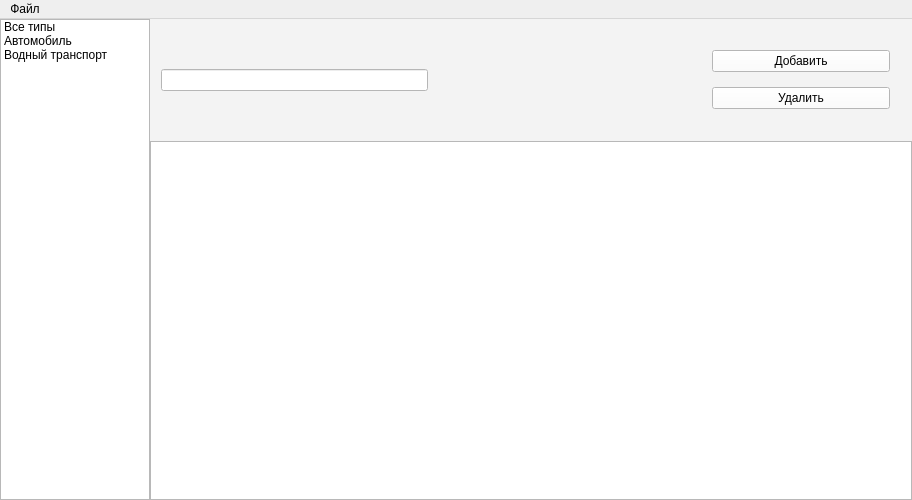
<?xml version="1.0" encoding="UTF-8"?>
<ui version="4.0">
 <class>VehicleAccountingSystemClass</class>
 <widget class="QMainWindow" name="VehicleAccountingSystemClass">
  <property name="geometry">
   <rect>
    <x>0</x>
    <y>0</y>
    <width>912</width>
    <height>500</height>
   </rect>
  </property>
  <property name="sizePolicy">
   <sizepolicy hsizetype="Preferred" vsizetype="Preferred">
    <horstretch>0</horstretch>
    <verstretch>0</verstretch>
   </sizepolicy>
  </property>
  <property name="minimumSize">
   <size>
    <width>500</width>
    <height>500</height>
   </size>
  </property>
  <property name="maximumSize">
   <size>
    <width>16777215</width>
    <height>16777215</height>
   </size>
  </property>
  <property name="windowTitle">
   <string>Учет транспортных средств</string>
  </property>
  <property name="layoutDirection">
   <enum>Qt::LeftToRight</enum>
  </property>
  <widget class="QWidget" name="centralWidget">
   <layout class="QGridLayout" name="gridLayout">
    <property name="leftMargin">
     <number>0</number>
    </property>
    <property name="topMargin">
     <number>0</number>
    </property>
    <property name="rightMargin">
     <number>0</number>
    </property>
    <property name="bottomMargin">
     <number>0</number>
    </property>
    <property name="spacing">
     <number>0</number>
    </property>
    <item row="1" column="1">
     <widget class="QWidget" name="sideBar" native="true">
      <property name="sizePolicy">
       <sizepolicy hsizetype="Expanding" vsizetype="Fixed">
        <horstretch>0</horstretch>
        <verstretch>0</verstretch>
       </sizepolicy>
      </property>
      <property name="minimumSize">
       <size>
        <width>0</width>
        <height>80</height>
       </size>
      </property>
      <property name="maximumSize">
       <size>
        <width>16777215</width>
        <height>200</height>
       </size>
      </property>
      <property name="styleSheet">
       <string notr="true">background-color: rgb(243, 243, 243);</string>
      </property>
      <layout class="QHBoxLayout" name="horizontalLayout">
       <item>
        <widget class="QWidget" name="search" native="true">
         <property name="maximumSize">
          <size>
           <width>500</width>
           <height>16777215</height>
          </size>
         </property>
         <property name="styleSheet">
          <string notr="true">border-color: rgb(0, 0, 0);</string>
         </property>
         <layout class="QHBoxLayout" name="horizontalLayout_2">
          <property name="leftMargin">
           <number>0</number>
          </property>
          <property name="topMargin">
           <number>0</number>
          </property>
          <property name="rightMargin">
           <number>0</number>
          </property>
          <property name="bottomMargin">
           <number>0</number>
          </property>
          <item>
           <widget class="QLineEdit" name="leSearch">
            <property name="styleSheet">
             <string notr="true">background-color: rgb(255, 255, 255);
font: 9pt &quot;Segoe UI&quot;;</string>
            </property>
           </widget>
          </item>
         </layout>
        </widget>
       </item>
       <item>
        <spacer name="horizontalSpacer">
         <property name="orientation">
          <enum>Qt::Horizontal</enum>
         </property>
         <property name="sizeHint" stdset="0">
          <size>
           <width>40</width>
           <height>20</height>
          </size>
         </property>
        </spacer>
       </item>
       <item>
        <widget class="QWidget" name="interaction" native="true">
         <property name="sizePolicy">
          <sizepolicy hsizetype="Fixed" vsizetype="Fixed">
           <horstretch>0</horstretch>
           <verstretch>0</verstretch>
          </sizepolicy>
         </property>
         <property name="minimumSize">
          <size>
           <width>200</width>
           <height>100</height>
          </size>
         </property>
         <property name="maximumSize">
          <size>
           <width>200</width>
           <height>100</height>
          </size>
         </property>
         <layout class="QVBoxLayout" name="verticalLayout_2">
          <item>
           <widget class="QPushButton" name="btnAdd">
            <property name="styleSheet">
             <string notr="true">background-color: rgb(255, 255, 255);
font: 9pt &quot;Segoe UI&quot;;</string>
            </property>
            <property name="text">
             <string>Добавить</string>
            </property>
           </widget>
          </item>
          <item>
           <widget class="QPushButton" name="btnDelete">
            <property name="styleSheet">
             <string notr="true">background-color: rgb(255, 255, 255);
font: 9pt &quot;Segoe UI&quot;;</string>
            </property>
            <property name="text">
             <string>Удалить</string>
            </property>
           </widget>
          </item>
         </layout>
        </widget>
       </item>
      </layout>
     </widget>
    </item>
    <item row="2" column="1">
     <widget class="QTableView" name="tableView">
      <attribute name="verticalHeaderVisible">
       <bool>false</bool>
      </attribute>
     </widget>
    </item>
    <item row="1" column="0" rowspan="2">
     <widget class="QListWidget" name="listWidget">
      <property name="minimumSize">
       <size>
        <width>50</width>
        <height>258</height>
       </size>
      </property>
      <property name="maximumSize">
       <size>
        <width>150</width>
        <height>16777215</height>
       </size>
      </property>
      <item>
       <property name="text">
        <string>Все типы</string>
       </property>
      </item>
      <item>
       <property name="text">
        <string>Автомобиль</string>
       </property>
      </item>
      <item>
       <property name="text">
        <string>Водный транспорт</string>
       </property>
      </item>
     </widget>
    </item>
   </layout>
  </widget>
  <widget class="QMenuBar" name="menuBar">
   <property name="geometry">
    <rect>
     <x>0</x>
     <y>0</y>
     <width>912</width>
     <height>25</height>
    </rect>
   </property>
   <widget class="QMenu" name="file">
    <property name="title">
     <string>Файл</string>
    </property>
    <addaction name="mbfOpen"/>
    <addaction name="mbfSave"/>
   </widget>
   <addaction name="file"/>
  </widget>
  <action name="mbfOpen">
   <property name="text">
    <string>Открыть</string>
   </property>
  </action>
  <action name="mbfSave">
   <property name="text">
    <string>Сохранить</string>
   </property>
  </action>
 </widget>
 <layoutdefault spacing="6" margin="11"/>
 <resources>
  <include location="VehicleAccountingSystem.qrc"/>
 </resources>
 <connections/>
</ui>
